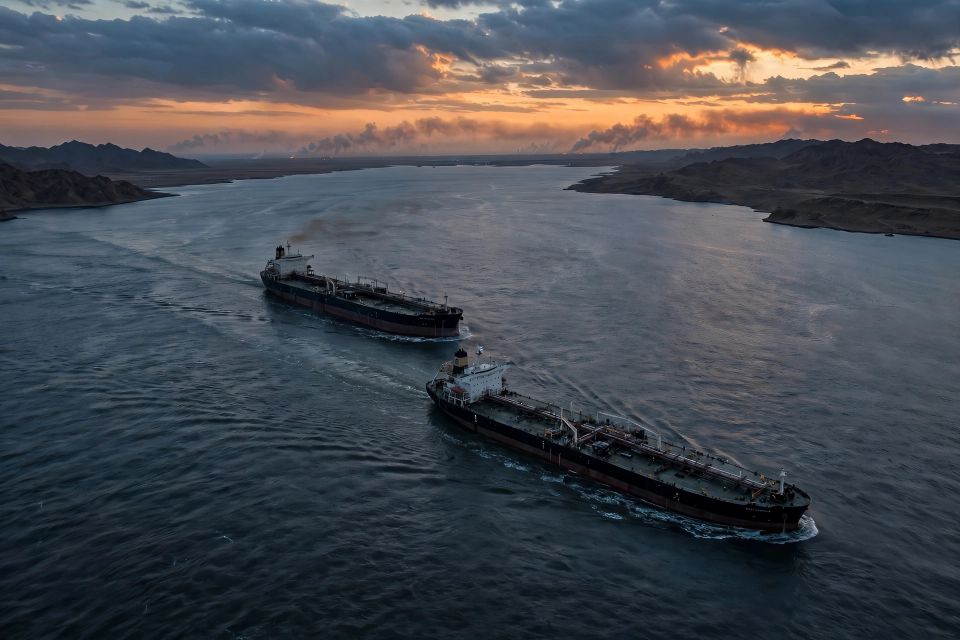
#> input picture assets/hero.jpg, 1920 x 1280 px (shown at 1/2 size)
$ python render.py
#> lines starting #> are read from the running program, lines starting #| are printed output that depends on the picture
#!/usr/bin/env python3
"""Render THE WORLD - Sunday 22 November 2026 (news-image-20261122).

A newspaper front page summarising the day's world news, drawn with PIL so
every word is exactly as reported. All facts were checked against wire
reports of 22 November 2026 (multiple sources agreeing on each story).

Layout: 1024x1024, newsprint cream paper, serif masthead, a generated
dusk photograph of tankers in the Strait of Hormuz for the lead story,
three columns for the next stories, an ALSO TODAY strip and a markets line.
"""
import os
from PIL import Image, ImageDraw, ImageFont

HERE = os.path.dirname(os.path.abspath(__file__))
ASSETS = os.path.join(HERE, "assets")
OUT = os.path.join(ASSETS, "entry.png")

W, H = 1024, 1024
PAPER = (246, 241, 231)
INK = (20, 20, 20)
RED = (163, 22, 33)
GREY = (107, 100, 85)
BOX = (233, 226, 208)

SERIF_B = "/usr/share/fonts/truetype/dejavu/DejaVuSerif-Bold.ttf"
SERIF = "/usr/share/fonts/truetype/liberation/LiberationSerif-Regular.ttf"
SERIF_I = "/usr/share/fonts/truetype/liberation/LiberationSerif-Italic.ttf"
SANS = "/usr/share/fonts/truetype/noto/NotoSans-Regular.ttf"
SANS_B = "/usr/share/fonts/truetype/noto/NotoSans-Bold.ttf"
SANS_D = "/usr/share/fonts/truetype/dejavu/DejaVuSans-Bold.ttf"


def font(path, size):
    return ImageFont.truetype(path, size)


def wrap(draw, text, fnt, max_w):
    """Greedy word wrap returning a list of lines fitting max_w."""
    lines, cur = [], ""
    for word in text.split(" "):
        trial = (cur + " " + word).strip()
        if draw.textlength(trial, font=fnt) <= max_w:
            cur = trial
        else:
            if cur:
                lines.append(cur)
            cur = word
    if cur:
        lines.append(cur)
    return lines


def tracked(draw, cx, y, text, fnt, fill, tracking=6):
    """Draw text centred on cx with letter tracking (for the dateline)."""
    widths = [draw.textlength(ch, font=fnt) for ch in text]
    total = sum(widths) + tracking * (len(text) - 1)
    x = cx - total / 2
    for ch, w in zip(text, widths):
        draw.text((x, y), ch, font=fnt, fill=fill)
        x += w + tracking


def main():
    img = Image.new("RGB", (W, H), PAPER)
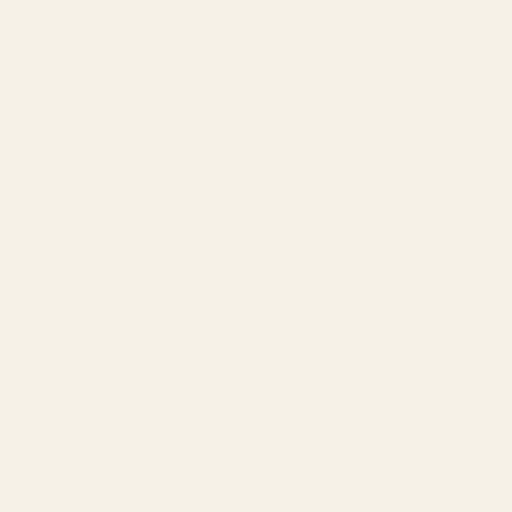
#> img: PIL image 1024x1024 RGB (shown at 1/2 size); mean R, G, B 246, 241, 231
    d = ImageDraw.Draw(img)
    mx = 36  # side margin

    # ---- masthead ----
    d.line([(mx, 10), (W - mx, 10)], fill=INK, width=3)
    d.text((W // 2, 24), "THE WORLD", font=font(SERIF_B, 96),
           fill=INK, anchor="ma")
    d.line([(mx, 128), (W - mx, 128)], fill=INK, width=2)
    tracked(d, W // 2, 138, "SUNDAY, 22 NOVEMBER 2026",
            font(SANS_B, 24), INK, tracking=7)
    d.line([(mx, 172), (W - mx, 172)], fill=INK, width=2)

    # ---- hero photograph (tankers, Strait of Hormuz at dusk) ----
    hero = Image.open(os.path.join(ASSETS, "hero.jpg")).convert("RGB")
#> hero is the input picture: PIL image 1920x1280 RGB; mean R, G, B 70, 74.3, 81.6
    hw, hh = 952, 330
    scale = max(hw / hero.width, hh / hero.height)
#> scale = 0.496
    hero = hero.resize((int(hero.width * scale) + 1,
                        int(hero.height * scale) + 1), Image.LANCZOS)
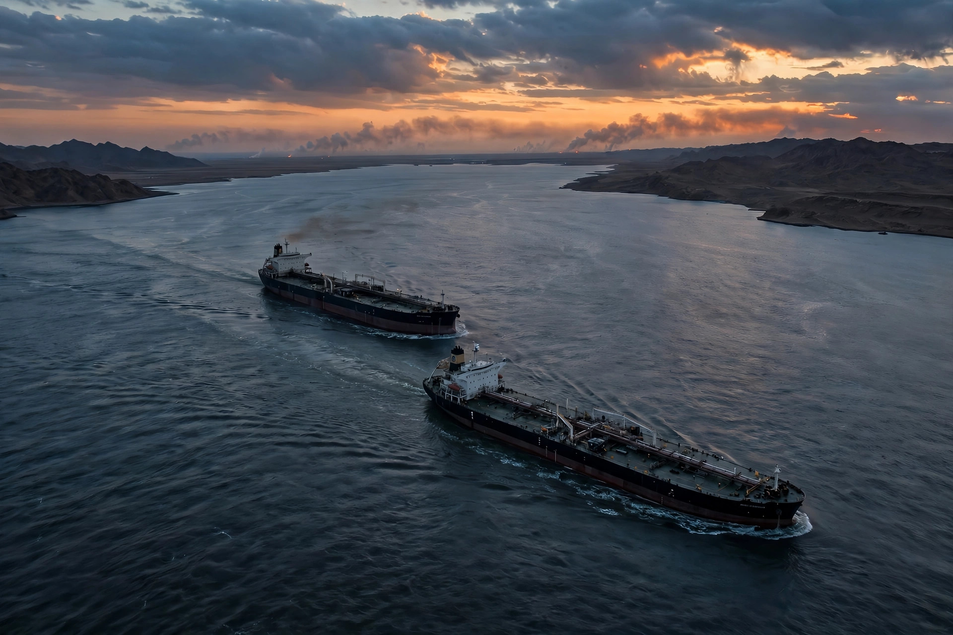
#> hero: PIL image 953x635 RGB; mean R, G, B 70, 74.3, 81.6
    left = (hero.width - hw) // 2
#> left = 0
    top = (hero.height - hh) // 2
#> top = 152
    img.paste(hero.crop((left, top, left + hw, top + hh)), (mx, 184))
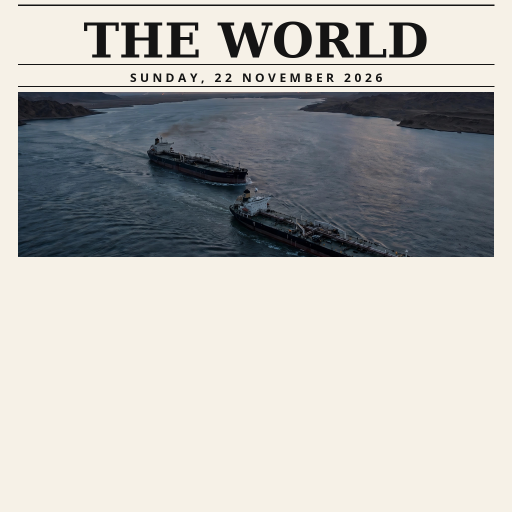
#> img: PIL image 1024x1024 RGB (shown at 1/2 size); mean R, G, B 185.5, 184.8, 181.2
    d.rectangle([mx, 184, W - mx, 514], outline=INK, width=2)

    # ---- caption under the hero ----
    cap = ("Two tankers cross the Strait of Hormuz at dusk. Iran struck an "
           "industrial site in Bahrain late on Saturday, and two tankers "
           "were reported hit near the strait.")
    lines = wrap(d, cap, font(SERIF_I, 20), W - 2 * mx)
#> lines = 2 items
    y = 524
    for ln in lines:
        d.text((W // 2, y), ln, font=font(SERIF_I, 20), fill=GREY,
               anchor="ma")
        y += 26
#> this loop made 2 passes
#> y on passes 1 to 2: 550, 576
#> after the loop, y = 576

    # ---- lead headline + dek ----
    d.text((W // 2, 584), "IRAN STRIKES BAHRAIN", font=font(SERIF_B, 48),
           fill=INK, anchor="ma")
    d.text((W // 2, 640), "AS GULF CRISIS DEEPENS", font=font(SERIF_B, 48),
           fill=INK, anchor="ma")
    dek = ("Tehran hits an industrial site in Bahrain; Bahrain says civilian "
           "property was struck, while Iran's Revolutionary Guards claim "
           "they targeted US bases.")
    lines = wrap(d, dek, font(SANS, 21), W - 2 * mx - 40)
    y = 700
    for ln in lines:
        d.text((W // 2, y), ln, font=font(SANS, 21), fill=INK, anchor="ma")
        y += 27
#> this loop made 2 passes
#> y on passes 1 to 2: 727, 754
#> after the loop, y = 754
    d.line([(mx, 758), (W - mx, 758)], fill=INK, width=2)

    # ---- three columns ----
    cols = [
        ("CLIMATE", "COP31 talks run into overtime",
         "Antalya summit in overtime, deadlocked over fossil fuels."),
        ("JUSTICE", "Mexico captures \u2018El Chapo Isidro\u2019",
         "Eleven killed in the Sinaloa raid that caught the cartel boss."),
        ("MARKETS", "AI sell-off drags US stocks into correction",
         "The Dow and S&P 500 fall sharply as chip shares tumble."),
    ]
    col_w = (W - 2 * mx - 2 * 28) // 3
    for i, (kick, head, body) in enumerate(cols):
        x0 = mx + i * (col_w + 28)
        d.text((x0, 770), kick, font=font(SANS_B, 17), fill=RED)
        lines = wrap(d, head, font(SERIF_B, 24), col_w)
        y = 792
        for ln in lines:
            d.text((x0, y), ln, font=font(SERIF_B, 24), fill=INK)
            y += 27
        lines = wrap(d, body, font(SANS, 18), col_w)
        y += 4
        for ln in lines:
            d.text((x0, y), ln, font=font(SANS, 18), fill=INK)
            y += 22
        if i < 2:
            d.line([(x0 + col_w + 14, 770), (x0 + col_w + 14, 892)],
                   fill=GREY, width=1)
#> this loop made 3 passes

    # ---- also today ----
    d.rectangle([mx, 906, W - mx, 960], fill=BOX)
    also = ("ALSO TODAY  \u2014  Trump, Xi and Putin meet in Shenzhen  \u00b7  "
            "Russia hits Zelensky\u2019s home town, Kryvyi Rih  \u00b7  EU and "
            "Indonesia sign a trade deal  \u00b7  GTA VI sets a $3.8bn "
            "first-day sales record")
    lines = wrap(d, also, font(SANS, 18), W - 2 * mx - 24)
#> lines = 2 items
    y = 910
    for ln in lines:
        d.text((mx + 12, y), ln, font=font(SANS, 18), fill=INK)
        y += 23
#> this loop made 2 passes
#> y on passes 1 to 2: 933, 956
#> after the loop, y = 956

    # ---- markets ticker + footer ----
    tick = ("MARKETS   S&P 500  6,910  \u25bc 3.70%     FTSE 100  10,346  "
            "\u25bc 1.02%     Brent crude  $89.95  \u25b2 0.57%")
    tick_size = 18
    while (d.textlength(tick, font=font(SANS_D, tick_size)) > W - 2 * mx
           and tick_size > 12):
        tick_size -= 1
#> this loop made 1 pass
#> tick_size on pass 1: 17
#> after the loop, tick_size = 17
    d.text((W // 2, 968), tick, font=font(SANS_D, tick_size), fill=INK,
           anchor="ma")
    d.text((W // 2, 996), "All stories as reported on Sunday 22 November 2026",
           font=font(SERIF_I, 16), fill=GREY, anchor="ma")

    img.save(OUT, optimize=True)
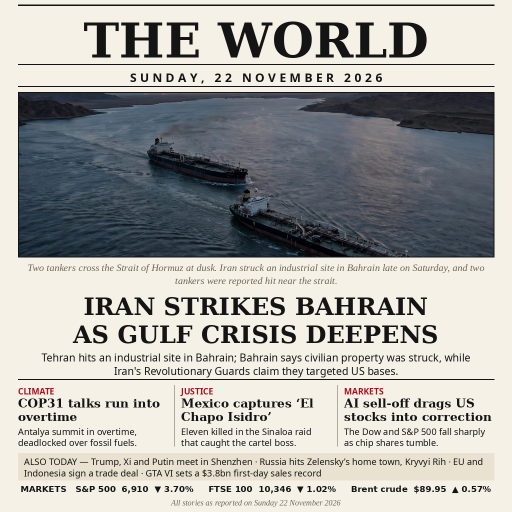
#> saved as entry.png: PIL image 1024x1024 RGB (shown at 1/2 size); mean R, G, B 172.7, 172, 168.5
    print("wrote", OUT, os.path.getsize(OUT), "bytes")


if __name__ == "__main__":
    main()
